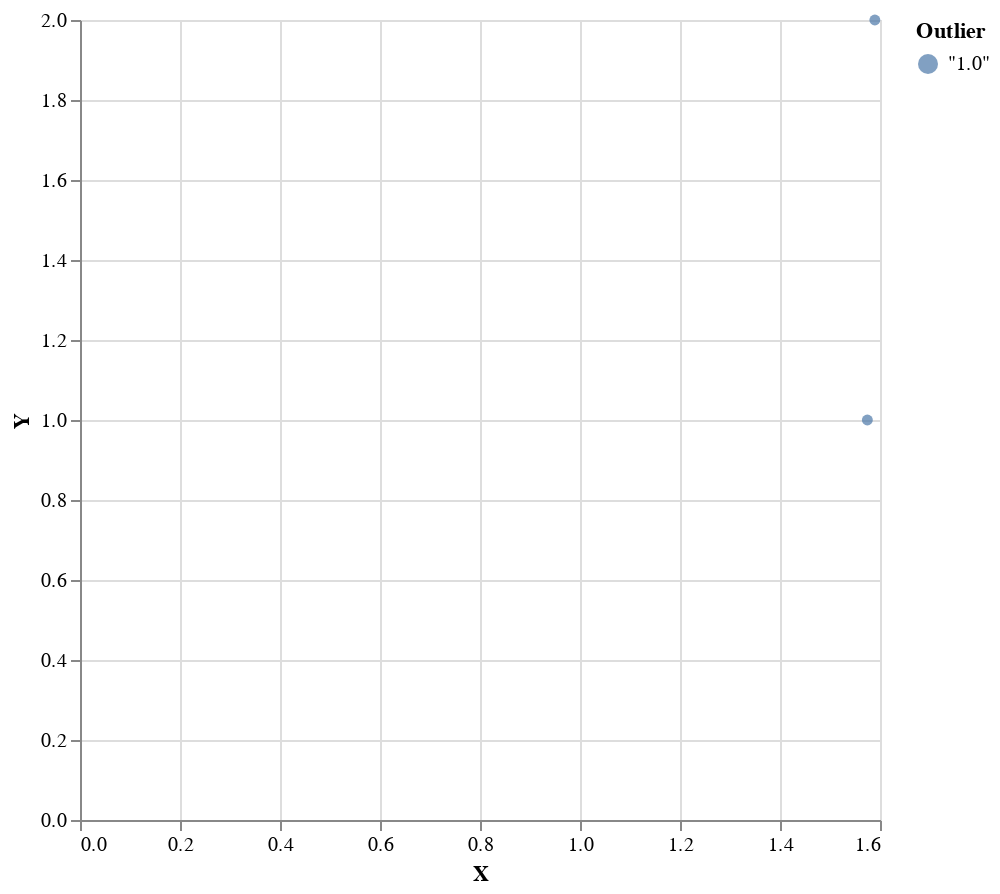

Notebook source saved alongside this figure:
### Code cell
plotVega ( zip (zip observations ([1.0..])) $ Prelude.repeat $ T.pack "1.0")

### Figure 1 — Vega-Lite specification as saved in the notebook (floating-point values rounded to 4 significant figures)
{"$schema": "https://vega.github.io/schema/vega-lite/v4.json", "data": {"values": [{"Outlier": "\"1.0\"", "X": 1.575, "Y": 1}, {"Outlier": "\"1.0\"", "X": 1.59, "Y": 2}]}, "encoding": {"color": {"field": "Outlier"}, "x": {"field": "X", "type": "quantitative"}, "y": {"field": "Y", "type": "quantitative"}}, "height": 400, "mark": "circle", "width": 400}
